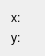
   <widget class="QWidget" name="formLayoutWidget">
    <property name="geometry">
     <rect>
      <x>920</x>
      <y>820</y>
      <width>121</width>
      <height>44</height>
     </rect>
    </property>
    <layout class="QFormLayout" name="coordinateLayout">
     <property name="sizeConstraint">
      <enum>QLayout::SizeConstraint::SetFixedSize</enum>
     </property>
     <property name="fieldGrowthPolicy">
      <enum>QFormLayout::FieldGrowthPolicy::AllNonFixedFieldsGrow</enum>
     </property>
     <property name="labelAlignment">
      <set>Qt::AlignmentFlag::AlignLeading|Qt::AlignmentFlag::AlignLeft|Qt::AlignmentFlag::AlignVCenter</set>
     </property>
     <item row="0" column="1">
      <widget class="QLabel" name="cursorPositionX">
       <property name="text">
        <string/>
       </property>
      </widget>
     </item>
     <item row="1" column="0">
      <widget class="QLabel" name="positionLabelY">
       <property name="text">
        <string>y:</string>
       </property>
      </widget>
     </item>
     <item row="0" column="0">
      <widget class="QLabel" name="positionLabelX">
       <property name="sizePolicy">
        <sizepolicy hsizetype="Fixed" vsizetype="Fixed">
         <horstretch>0</horstretch>
         <verstretch>0</verstretch>
        </sizepolicy>
       </property>
       <property name="text">
        <string>x:</string>
       </property>
      </widget>
     </item>
     <item row="1" column="1">
      <widget class="QLabel" name="cursorPositionY">
       <property name="text">
        <string/>
       </property>
      </widget>
     </item>
    </layout>
   </widget>
